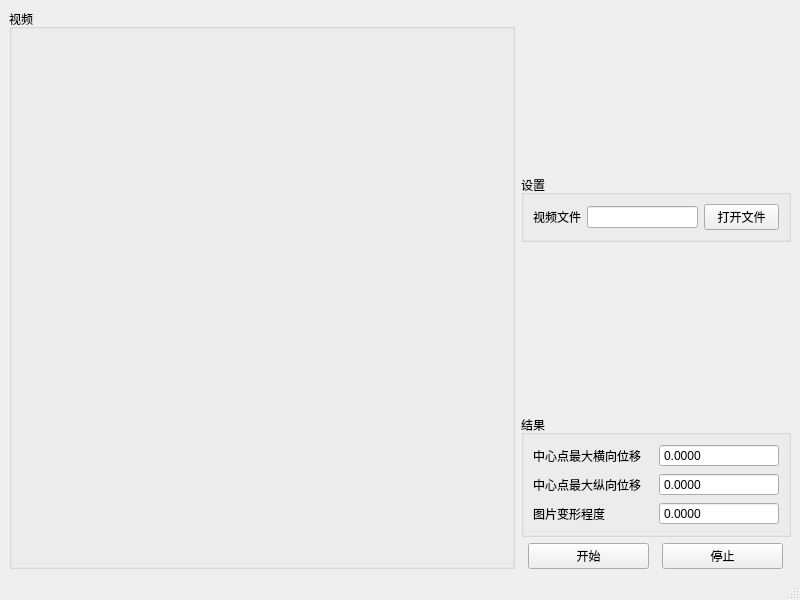
<?xml version="1.0" encoding="UTF-8"?>
<ui version="4.0">
 <class>ShakeTestWindow</class>
 <widget class="QMainWindow" name="ShakeTestWindow">
  <property name="geometry">
   <rect>
    <x>0</x>
    <y>0</y>
    <width>800</width>
    <height>600</height>
   </rect>
  </property>
  <property name="windowTitle">
   <string>防抖测试工具</string>
  </property>
  <widget class="QWidget" name="centralwidget">
   <layout class="QGridLayout" name="gridLayout">
    <item row="0" column="1">
     <layout class="QVBoxLayout" name="verticalLayout">
      <item>
       <spacer name="verticalSpacer_2">
        <property name="maximumSize">
         <size>
          <width>270</width>
          <height>16777215</height>
         </size>
        </property>
        <property name="orientation">
         <enum>Qt::Vertical</enum>
        </property>
        <property name="sizeHint" stdset="0">
         <size>
          <width>20</width>
          <height>40</height>
         </size>
        </property>
       </spacer>
      </item>
      <item>
       <widget class="QGroupBox" name="groupBox_2">
        <property name="maximumSize">
         <size>
          <width>270</width>
          <height>16777215</height>
         </size>
        </property>
        <property name="title">
         <string>设置</string>
        </property>
        <layout class="QGridLayout" name="gridLayout_3">
         <item row="0" column="0">
          <layout class="QHBoxLayout" name="horizontalLayout">
           <item>
            <widget class="QLabel" name="label">
             <property name="maximumSize">
              <size>
               <width>48</width>
               <height>16777215</height>
              </size>
             </property>
             <property name="text">
              <string>视频文件</string>
             </property>
            </widget>
           </item>
           <item>
            <widget class="QLineEdit" name="videopath">
             <property name="maximumSize">
              <size>
               <width>133</width>
               <height>16777215</height>
              </size>
             </property>
            </widget>
           </item>
           <item>
            <widget class="QPushButton" name="openvideo">
             <property name="maximumSize">
              <size>
               <width>75</width>
               <height>16777215</height>
              </size>
             </property>
             <property name="text">
              <string>打开文件</string>
             </property>
            </widget>
           </item>
          </layout>
         </item>
        </layout>
       </widget>
      </item>
      <item>
       <spacer name="verticalSpacer">
        <property name="maximumSize">
         <size>
          <width>270</width>
          <height>16777215</height>
         </size>
        </property>
        <property name="orientation">
         <enum>Qt::Vertical</enum>
        </property>
        <property name="sizeHint" stdset="0">
         <size>
          <width>20</width>
          <height>40</height>
         </size>
        </property>
       </spacer>
      </item>
      <item>
       <widget class="QGroupBox" name="groupBox_3">
        <property name="maximumSize">
         <size>
          <width>270</width>
          <height>16777215</height>
         </size>
        </property>
        <property name="title">
         <string>结果</string>
        </property>
        <layout class="QGridLayout" name="gridLayout_4">
         <item row="3" column="0">
          <layout class="QHBoxLayout" name="horizontalLayout_5">
           <item>
            <widget class="QLabel" name="label_3">
             <property name="text">
              <string>图片变形程度</string>
             </property>
            </widget>
           </item>
           <item>
            <widget class="QDoubleSpinBox" name="warp_ratio">
             <property name="buttonSymbols">
              <enum>QAbstractSpinBox::NoButtons</enum>
             </property>
             <property name="decimals">
              <number>4</number>
             </property>
            </widget>
           </item>
          </layout>
         </item>
         <item row="0" column="0">
          <layout class="QHBoxLayout" name="horizontalLayout_4">
           <item>
            <widget class="QLabel" name="label_2">
             <property name="text">
              <string>中心点最大横向位移</string>
             </property>
            </widget>
           </item>
           <item>
            <widget class="QDoubleSpinBox" name="center_max_x_distance">
             <property name="buttonSymbols">
              <enum>QAbstractSpinBox::NoButtons</enum>
             </property>
             <property name="decimals">
              <number>4</number>
             </property>
            </widget>
           </item>
          </layout>
         </item>
         <item row="1" column="0">
          <layout class="QHBoxLayout" name="horizontalLayout_6">
           <item>
            <widget class="QLabel" name="label_4">
             <property name="text">
              <string>中心点最大纵向位移</string>
             </property>
            </widget>
           </item>
           <item>
            <widget class="QDoubleSpinBox" name="center_max_y_distance">
             <property name="buttonSymbols">
              <enum>QAbstractSpinBox::NoButtons</enum>
             </property>
             <property name="decimals">
              <number>4</number>
             </property>
            </widget>
           </item>
          </layout>
         </item>
        </layout>
       </widget>
      </item>
      <item>
       <spacer name="verticalSpacer_3">
        <property name="orientation">
         <enum>Qt::Vertical</enum>
        </property>
        <property name="sizeHint" stdset="0">
         <size>
          <width>20</width>
          <height>40</height>
         </size>
        </property>
       </spacer>
      </item>
      <item>
       <layout class="QHBoxLayout" name="horizontalLayout_2">
        <item>
         <widget class="QPushButton" name="isok">
          <property name="maximumSize">
           <size>
            <width>121</width>
            <height>16777215</height>
           </size>
          </property>
          <property name="text">
           <string>开始</string>
          </property>
         </widget>
        </item>
        <item>
         <widget class="QPushButton" name="cancel_button">
          <property name="maximumSize">
           <size>
            <width>121</width>
            <height>16777215</height>
           </size>
          </property>
          <property name="text">
           <string>停止</string>
          </property>
         </widget>
        </item>
       </layout>
      </item>
     </layout>
    </item>
    <item row="0" column="0">
     <widget class="QGroupBox" name="groupBox">
      <property name="title">
       <string>视频</string>
      </property>
      <layout class="QGridLayout" name="gridLayout_2">
       <item row="0" column="0">
        <widget class="QLabel" name="videoview">
         <property name="minimumSize">
          <size>
           <width>441</width>
           <height>0</height>
          </size>
         </property>
         <property name="text">
          <string/>
         </property>
        </widget>
       </item>
      </layout>
     </widget>
    </item>
   </layout>
  </widget>
  <widget class="QMenuBar" name="menubar">
   <property name="geometry">
    <rect>
     <x>0</x>
     <y>0</y>
     <width>800</width>
     <height>23</height>
    </rect>
   </property>
  </widget>
  <widget class="QStatusBar" name="statusbar"/>
 </widget>
 <resources/>
 <connections/>
 <buttongroups>
  <buttongroup name="direction"/>
 </buttongroups>
</ui>
